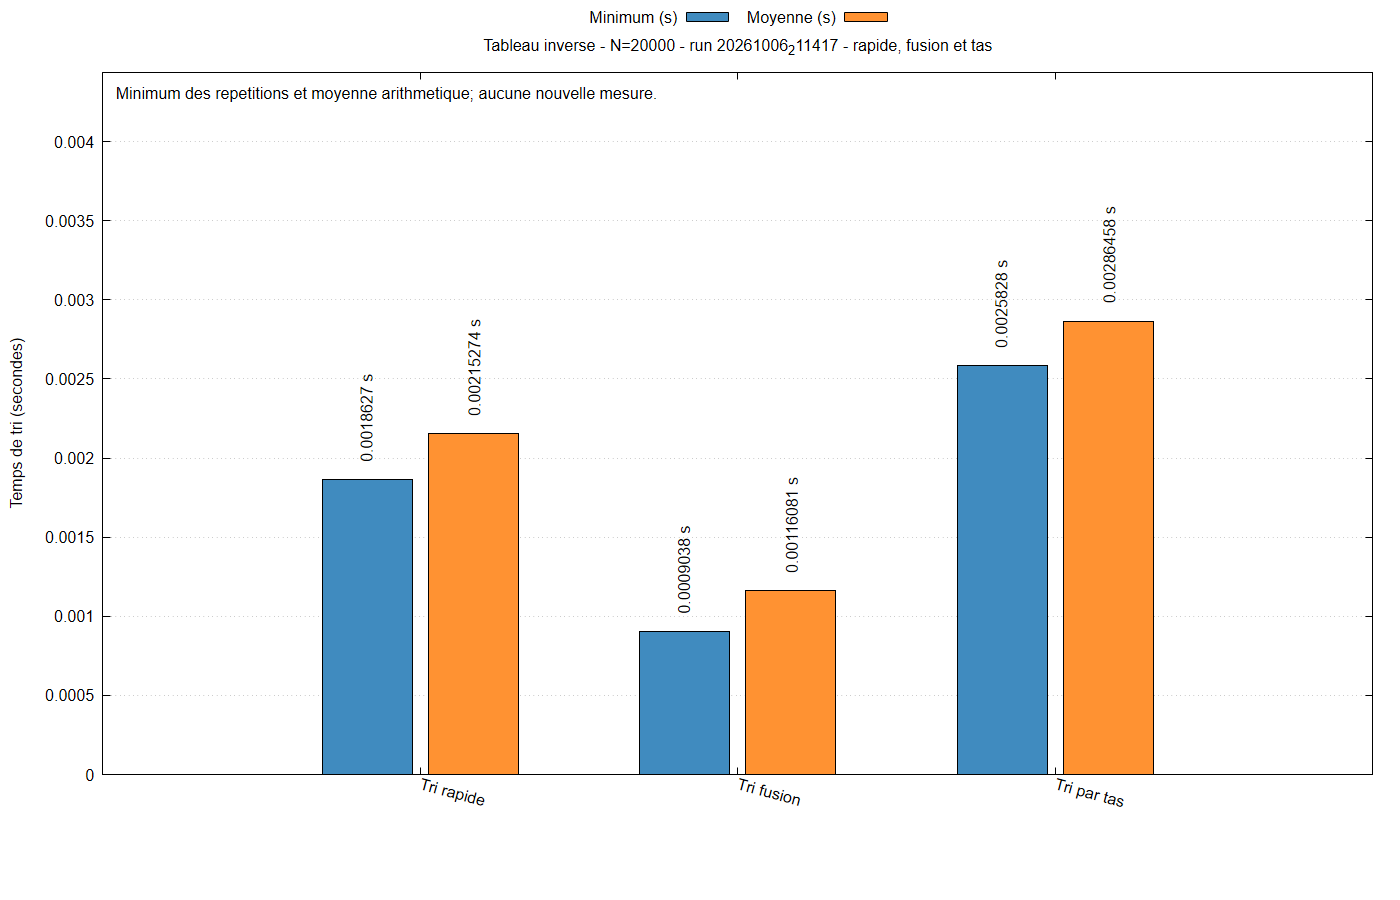

Write gnuplot code to recreate this figure.
set encoding utf8
set terminal pngcairo size 1400,900 font 'Arial,12'
set output 'graphiques/20261006_211417/histogrammes/decroissant_20000_rapides.png'
set datafile separator ';'
set datafile missing 'non_mesure'
set title 'Tableau inverse - N=20000 - run 20261006_211417 - rapide, fusion et tas'
set ylabel 'Temps de tri (secondes)'
set style data histograms
set style histogram clustered gap 1
set style fill solid 0.85 border -1
set boxwidth 0.85
set grid ytics
set key outside top center horizontal
set xtics rotate by -15
set bmargin 7
set yrange [0:0.00444010675]
set label 1 'Minimum des repetitions et moyenne arithmetique; aucune nouvelle mesure.' at graph 0.01,0.97 front
plot 'graphiques/20261006_211417/histogrammes/decroissant_20000_rapides.dat' every ::1 using 2:xticlabels(1) title 'Minimum (s)' lc rgb '#1f77b4', '' every ::1 using 3 title 'Moyenne (s)' lc rgb '#ff7f0e', '' every ::1 using ($0-0.17):2:(sprintf('%.6g s',column(2))) with labels rotate by 90 left offset 0,1 notitle, '' every ::1 using ($0+0.17):3:(sprintf('%.6g s',column(3))) with labels rotate by 90 left offset 0,1 notitle
unset output
